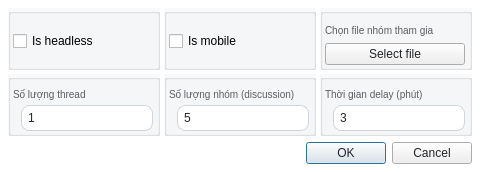
<?xml version="1.0" encoding="UTF-8"?>
<ui version="4.0">
 <class>Dialog_RobotRun</class>
 <widget class="QDialog" name="Dialog_RobotRun">
  <property name="geometry">
   <rect>
    <x>0</x>
    <y>0</y>
    <width>480</width>
    <height>172</height>
   </rect>
  </property>
  <property name="windowTitle">
   <string>Dialog</string>
  </property>
  <property name="styleSheet">
   <string notr="true">#Dialog_RobotRun{
  font-family: &quot;Courier New&quot;;
  background-color: #FFFFFF;
  font-size: 12px;
}
QGroupBox {
  font-family: &quot;Courier New&quot;;
  font-size: 12px;
  background-color: rgba(248, 249, 250, 1);
}
QLineEdit {
  padding: 4px 0;
  border: 1px solid #ced4da;
  border-radius: 8px;
  margin-left: 8px;
  padding-left: 4px;
  background-color: #FFFFFF;
  color:#212529;
  font-size: 12px;
}
QPlainTextEdit {
	background-color: #FFFFFF;
  color:#212529;
  font-size: 12px;
}
QLabel {
  font-family: &quot;Courier New&quot;;
  font-size: 12px;
  color: rgb(90, 93, 97);
}
QRadioButton {
  font-family: &quot;Courier New&quot;;
  font-size: 12px;
  color: #212529;
}
QComboBox {
  font-family: &quot;Courier New&quot;;
  font-size: 12px;
  color: #212529;
}
QPushButton {
  color: #212529;
  font-size: 12px;
}
</string>
  </property>
  <layout class="QGridLayout" name="gridLayout">
   <property name="leftMargin">
    <number>8</number>
   </property>
   <property name="topMargin">
    <number>8</number>
   </property>
   <property name="rightMargin">
    <number>8</number>
   </property>
   <property name="bottomMargin">
    <number>8</number>
   </property>
   <item row="0" column="0">
    <layout class="QGridLayout" name="dialog_robot_run_layout">
     <property name="leftMargin">
      <number>0</number>
     </property>
     <property name="rightMargin">
      <number>0</number>
     </property>
     <property name="bottomMargin">
      <number>0</number>
     </property>
     <property name="spacing">
      <number>4</number>
     </property>
     <item row="1" column="0">
      <widget class="QGroupBox" name="thread_num_container">
       <property name="title">
        <string/>
       </property>
       <layout class="QVBoxLayout" name="verticalLayout_25">
        <property name="spacing">
         <number>4</number>
        </property>
        <property name="leftMargin">
         <number>2</number>
        </property>
        <property name="topMargin">
         <number>4</number>
        </property>
        <property name="rightMargin">
         <number>4</number>
        </property>
        <property name="bottomMargin">
         <number>2</number>
        </property>
        <item>
         <layout class="QVBoxLayout" name="thread_num_layout">
          <property name="spacing">
           <number>0</number>
          </property>
          <item>
           <widget class="QLabel" name="thread_num_label">
            <property name="styleSheet">
             <string notr="true">font-size: 10px</string>
            </property>
            <property name="text">
             <string>Số lượng thread</string>
            </property>
           </widget>
          </item>
          <item>
           <widget class="QLineEdit" name="thread_num_input">
            <property name="inputMask">
             <string/>
            </property>
            <property name="text">
             <string>1</string>
            </property>
           </widget>
          </item>
         </layout>
        </item>
       </layout>
      </widget>
     </item>
     <item row="0" column="1">
      <widget class="QGroupBox" name="is_mobile_container">
       <property name="title">
        <string/>
       </property>
       <layout class="QVBoxLayout" name="verticalLayout_27">
        <property name="spacing">
         <number>4</number>
        </property>
        <property name="leftMargin">
         <number>2</number>
        </property>
        <property name="topMargin">
         <number>4</number>
        </property>
        <property name="rightMargin">
         <number>4</number>
        </property>
        <property name="bottomMargin">
         <number>2</number>
        </property>
        <item>
         <layout class="QVBoxLayout" name="is_mobile_layout">
          <property name="spacing">
           <number>0</number>
          </property>
          <item>
           <widget class="QCheckBox" name="is_mobile_checkbox">
            <property name="text">
             <string>Is mobile</string>
            </property>
           </widget>
          </item>
         </layout>
        </item>
       </layout>
      </widget>
     </item>
     <item row="0" column="0">
      <widget class="QGroupBox" name="is_headless_container">
       <property name="title">
        <string/>
       </property>
       <layout class="QVBoxLayout" name="verticalLayout_28">
        <property name="spacing">
         <number>4</number>
        </property>
        <property name="leftMargin">
         <number>2</number>
        </property>
        <property name="topMargin">
         <number>4</number>
        </property>
        <property name="rightMargin">
         <number>4</number>
        </property>
        <property name="bottomMargin">
         <number>2</number>
        </property>
        <item>
         <layout class="QVBoxLayout" name="is_headless_layout">
          <property name="spacing">
           <number>0</number>
          </property>
          <item>
           <widget class="QCheckBox" name="is_headless_checkbox">
            <property name="text">
             <string>Is headless</string>
            </property>
           </widget>
          </item>
         </layout>
        </item>
       </layout>
      </widget>
     </item>
     <item row="1" column="1">
      <widget class="QGroupBox" name="group_num_container">
       <property name="title">
        <string/>
       </property>
       <layout class="QVBoxLayout" name="verticalLayout_26">
        <property name="spacing">
         <number>4</number>
        </property>
        <property name="leftMargin">
         <number>2</number>
        </property>
        <property name="topMargin">
         <number>4</number>
        </property>
        <property name="rightMargin">
         <number>4</number>
        </property>
        <property name="bottomMargin">
         <number>2</number>
        </property>
        <item>
         <layout class="QVBoxLayout" name="group_num_layout">
          <property name="spacing">
           <number>0</number>
          </property>
          <item>
           <widget class="QLabel" name="group_num_label">
            <property name="styleSheet">
             <string notr="true">font-size: 10px</string>
            </property>
            <property name="text">
             <string>Số lượng nhóm (discussion)</string>
            </property>
           </widget>
          </item>
          <item>
           <widget class="QLineEdit" name="group_num_input">
            <property name="inputMask">
             <string/>
            </property>
            <property name="text">
             <string>5</string>
            </property>
           </widget>
          </item>
         </layout>
        </item>
       </layout>
      </widget>
     </item>
     <item row="1" column="2">
      <widget class="QGroupBox" name="delay_time_container">
       <property name="title">
        <string/>
       </property>
       <layout class="QVBoxLayout" name="verticalLayout_29">
        <property name="spacing">
         <number>4</number>
        </property>
        <property name="leftMargin">
         <number>2</number>
        </property>
        <property name="topMargin">
         <number>4</number>
        </property>
        <property name="rightMargin">
         <number>4</number>
        </property>
        <property name="bottomMargin">
         <number>2</number>
        </property>
        <item>
         <layout class="QVBoxLayout" name="delay_time_layout">
          <property name="spacing">
           <number>0</number>
          </property>
          <item>
           <widget class="QLabel" name="delay_time_label">
            <property name="styleSheet">
             <string notr="true">font-size: 10px</string>
            </property>
            <property name="text">
             <string>Thời gian delay (phút)</string>
            </property>
           </widget>
          </item>
          <item>
           <widget class="QLineEdit" name="delay_time_input">
            <property name="inputMask">
             <string/>
            </property>
            <property name="text">
             <string>3</string>
            </property>
           </widget>
          </item>
         </layout>
        </item>
       </layout>
      </widget>
     </item>
     <item row="0" column="2">
      <widget class="QGroupBox" name="select_group_file_container">
       <property name="title">
        <string/>
       </property>
       <layout class="QVBoxLayout" name="verticalLayout_30">
        <property name="spacing">
         <number>4</number>
        </property>
        <property name="leftMargin">
         <number>2</number>
        </property>
        <property name="topMargin">
         <number>4</number>
        </property>
        <property name="rightMargin">
         <number>4</number>
        </property>
        <property name="bottomMargin">
         <number>2</number>
        </property>
        <item>
         <layout class="QVBoxLayout" name="select_group_file_layout">
          <property name="spacing">
           <number>0</number>
          </property>
          <item>
           <widget class="QLabel" name="select_group_file_label">
            <property name="styleSheet">
             <string notr="true">font-size: 10px</string>
            </property>
            <property name="text">
             <string>Chọn file nhóm tham gia</string>
            </property>
           </widget>
          </item>
          <item>
           <widget class="QPushButton" name="select_group_file_btn">
            <property name="text">
             <string>Select file</string>
            </property>
           </widget>
          </item>
         </layout>
        </item>
       </layout>
      </widget>
     </item>
    </layout>
   </item>
   <item row="1" column="0">
    <widget class="QDialogButtonBox" name="buttonBox">
     <property name="orientation">
      <enum>Qt::Orientation::Horizontal</enum>
     </property>
     <property name="standardButtons">
      <set>QDialogButtonBox::StandardButton::Cancel|QDialogButtonBox::StandardButton::Ok</set>
     </property>
    </widget>
   </item>
  </layout>
 </widget>
 <resources/>
 <connections>
  <connection>
   <sender>buttonBox</sender>
   <signal>accepted()</signal>
   <receiver>Dialog_RobotRun</receiver>
   <slot>accept()</slot>
   <hints>
    <hint type="sourcelabel">
     <x>248</x>
     <y>254</y>
    </hint>
    <hint type="destinationlabel">
     <x>157</x>
     <y>274</y>
    </hint>
   </hints>
  </connection>
  <connection>
   <sender>buttonBox</sender>
   <signal>rejected()</signal>
   <receiver>Dialog_RobotRun</receiver>
   <slot>reject()</slot>
   <hints>
    <hint type="sourcelabel">
     <x>316</x>
     <y>260</y>
    </hint>
    <hint type="destinationlabel">
     <x>286</x>
     <y>274</y>
    </hint>
   </hints>
  </connection>
 </connections>
</ui>
